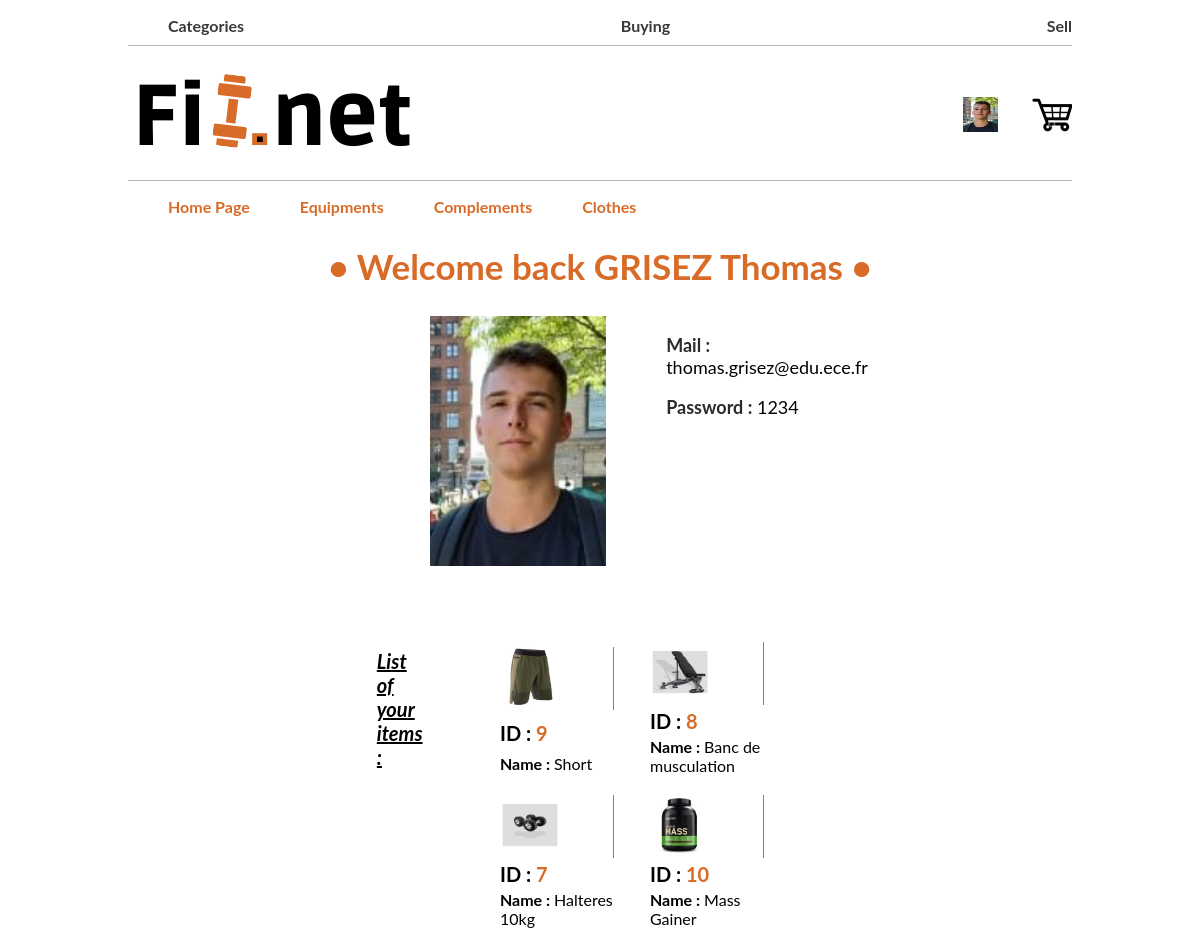
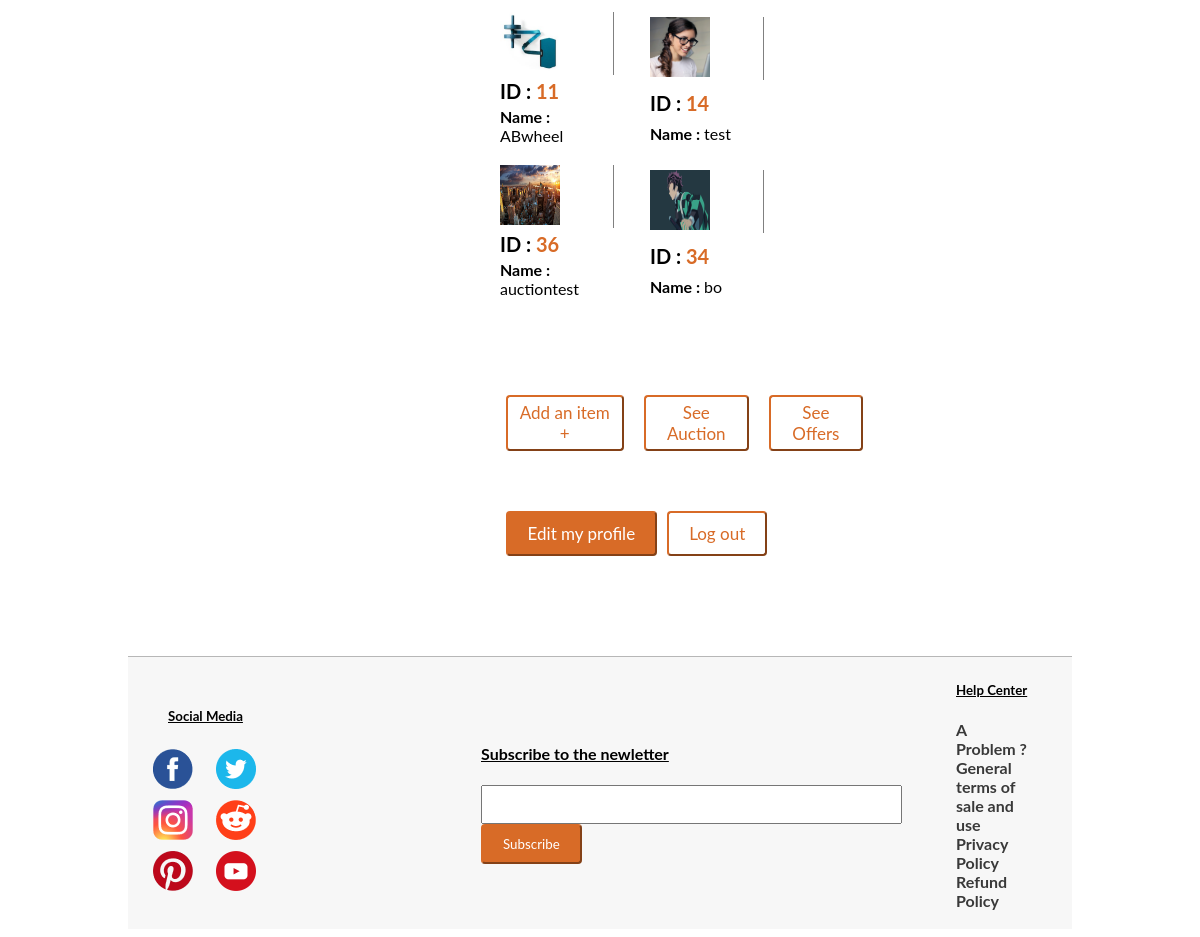
Page /PHP/sellerProfile.php (signed in) on the committed database (2 pictures, top to bottom).
### tables this page shows
CREATE TABLE IF NOT EXISTS `items` (
  `id` int(11) NOT NULL AUTO_INCREMENT,
  `name` text NOT NULL,
  `description` text NOT NULL,
  `price` int(11) NOT NULL,
  `category` text NOT NULL,
  `photo1` text NOT NULL,
  `photo2` text NOT NULL,
  `photo3` text NOT NULL,
  `video` text NOT NULL,
  `quantity` int(11) NOT NULL,
  `type_of_selling` text NOT NULL,
  `id_seller` int(11) NOT NULL,
  PRIMARY KEY (`id`)
);

### PHP/sellerProfile.php (the view, shortened to what this page needs)
<!DOCTYPE html>
<html>
<head>
</head>
<body>
    <?php include 'header.php'?>
    <?php
        $mysqli = new mysqli('127.0.0.1','root', '', 'fitnet', NULL) or die("Connect failed");
        $idseller = $_SESSION['id']."-%";
        $allProducts = array();
        $result = $mysqli->query("SELECT `id`,`name`,`photo1` FROM `items` WHERE `photo1` LIKE '$idseller'");
        if($result->num_rows > 0){
            while($row = $result->fetch_assoc()) {
                $product=array($row["id"],$row["name"],$row["photo1"]);
                $allProducts[]=$product;
            }
        }
    ?>
    <div class="profile">
        <h2 class="main_title"  align="center">• Welcome back  <span style="text-transform: uppercase;"><?php echo $_SESSION['lname']?></span><?php echo" ".$_SESSION['fname']; ?> •</h2>
        <div class="main_aspect_of_profile_bloc">
          <div class="profile_image_bloc">
              <img src="../profilepictures/<?= $_SESSION['photo']?>" width="auto" height="250" alt="photoprofile">
          </div>
          <div>
              <p class="list_of_informations" id="mail_information_buyer"><span class="lis_of_information_title">Mail :</span> <?php echo $_SESSION['email']; ?></p>
              <p class="list_of_informations" id="password_information_buyer"><span class="lis_of_information_title">Password :</span> <?php echo $_SESSION['password']; ?></p>
          </div>
        </div>
        <div class="main_aspect_of_profile_bloc">
        <?php
            if($result->num_rows > 0){
                echo "<h3 class='list_of_informations' style='font-size : 20px;'><em><u>List of your items :</u></em></h3>";
                echo "<div  class='one_table_of_items'>";
                for ($row = 0; $row < $result->num_rows ; $row++) {
                    $photo = "../itemImages/".$allProducts[$row][2];
                    echo "<table  class='table_of_items' border=1><tr><td style='border : none;'><div class='div_for_border_in_table'><img src=$photo width='60' height='60'></td></tr>"."<tr><td style='border : none;'><span style='font-weight : bold; font-size : 20px; '>ID : </span><span style='color :#D86B27; font-weight : bold; font-size : 20px;'>".$allProducts[$row][0]."</span></td></tr></div><tr><td class='raw_table_items_list'  id='last_tr_of_table_item3'><span style='font-size : 16px; font-weight : bold;'>Name : </span>".$allProducts[$row][1]."</td></tr></table>";
                  }
            }else{
                echo "<span style='color : red;'><b><em>You have no items for sale </em></b><br></span>";
            }
        ?>
        <div class="button_for_see_our_item_as_a_seller">
             <div class="main_aspect_of_profile_bloc" id="button_for_see_our_item_as_a_seller">
               <div class="button_add_to_list_an_item">
                     <a href="addItem.php"><button class="button_of_informations"  id="add_an_item_to_sell">Add an item +</button></a>
               </div>
               <div class="button_add_to_list_an_item">
                     <a href="seeAuction.php"><button class="button_of_informations"  id="add_an_item_to_sell">See Auction</button></a>
               </div>
               <div class="button_add_to_list_an_item">
                     <a href="seeNegotiations.php"><button class="button_of_informations"  id="add_an_item_to_sell">See Offers</button></a>
               </div>
             </div>
        </div>
        <div class="main_aspect_of_profile_bloc" id="bloc_button_buyer_profil">
            <div class="button_list_buyer_profil">
                 <a href="editSeller.php"><button class="button_of_informations"  id="edit_information_buyer">Edit my profile</button></a>
            </div>
            <div class="button_list_buyer_profil">
            <a href="logout.php"><button class="button_of_informations"  id="logout_information_buyer">Log out</button></a>
            </div>
        </div>
    <?php include 'footer.php'?>
</body>
</html>

### CSS/header.css (style rules this page uses)
body { font-family: lato; padding-right: 10%; padding-left: 10%; }

### CSS/profileCSS.php (style rules this page uses)
.one_table_of_items { padding-bottom : 20px; }
.main_aspect_of_profile_bloc { margin : 0 auto; padding-right: 20%; padding-left: 20%; padding-bottom : 60px; display : flex; }
.profile_image_bloc { padding-left : 20%; }
.main_title { color : #D86B27; font-size: 35px; }
.list_of_informations { font-size : 18px; padding-left : 60px; }
.lis_of_information_title { font-weight : bold; color : #2B2B2B; }
.one_table_of_items { padding-left : 60px; display : flex; flex-wrap : wrap; justify-content : flex-start; padding-top : 10px; }
.table_of_items { padding-bottom : 5px; border : none; padding-left : 10px; padding-right : 20px; width : 150px; }
.div_for_border_in_table { border-right : 1px solid grey; }
.raw_table_items_list { border: none; overflow: hidden; }
#last_tr_of_table_item3 { padding-bottom : 10px; }
#bloc_button_buyer_profil { display : flex; padding-right : 70px; padding-left : 40%; }
.button_list_buyer_profil { padding-right : 10px; padding-bottom : 40px; }
.button_of_informations { text-align : center; font-size : 17px; }
#edit_information_buyer { padding: 10px 20px 10px 20px; font-family: lato; text-align: center; border-radius: 4px; color : white; border-color: #D86B27; background-color: #D86B27; }
#logout_information_buyer { padding: 10px 20px 10px 20px; font-family: lato; text-align: center; border-radius: 4px; color : #D86B27; border-color: #D86B27; background-color: white; }
.button_add_to_list_an_item { padding-right : 20px; }
#button_for_see_our_item_as_a_seller { padding-left : 40%; }
#add_an_item_to_sell { padding: 5px 10px 5px 10px; font-family: lato; text-align: center; border-radius: 4px; color : #D86B27; border-color: #D86B27; background-color: white; }

### rows in the picture
items: photo1 (picture), id "9", name "Short"
items: photo1 (picture), id "8", name "Banc de musculation"
items: photo1 (picture), id "7", name "Halteres 10kg"
items: photo1 (picture), id "10", name "Mass Gainer"
items: photo1 (picture), id "11", name "ABwheel"
items: photo1 (picture), id "14", name "test"
items: photo1 (picture), id "36", name "auctiontest"
items: photo1 (picture), id "34", name "bo"

### other values in the picture
$_SESSION['lname'] "GRISEZ"
$_SESSION['fname'] "Thomas"
$_SESSION['email'] "thomas.grisez@edu.ece.fr"
$_SESSION['password'] "1234"
